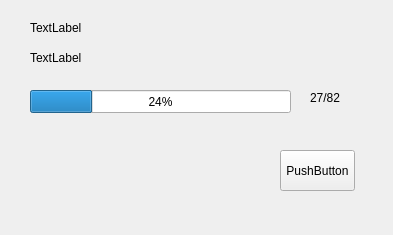
<?xml version="1.0" encoding="UTF-8"?>
<ui version="4.0">
 <class>Form</class>
 <widget class="QWidget" name="Form">
  <property name="geometry">
   <rect>
    <x>0</x>
    <y>0</y>
    <width>393</width>
    <height>235</height>
   </rect>
  </property>
  <property name="windowTitle">
   <string>Form</string>
  </property>
  <widget class="QLabel" name="label">
   <property name="geometry">
    <rect>
     <x>30</x>
     <y>20</y>
     <width>321</width>
     <height>16</height>
    </rect>
   </property>
   <property name="text">
    <string>TextLabel</string>
   </property>
  </widget>
  <widget class="QLabel" name="label_2">
   <property name="geometry">
    <rect>
     <x>30</x>
     <y>50</y>
     <width>321</width>
     <height>16</height>
    </rect>
   </property>
   <property name="text">
    <string>TextLabel</string>
   </property>
  </widget>
  <widget class="QLabel" name="label_3">
   <property name="geometry">
    <rect>
     <x>310</x>
     <y>90</y>
     <width>41</width>
     <height>16</height>
    </rect>
   </property>
   <property name="text">
    <string>27/82</string>
   </property>
  </widget>
  <widget class="QLabel" name="label_4">
   <property name="geometry">
    <rect>
     <x>140</x>
     <y>130</y>
     <width>71</width>
     <height>61</height>
    </rect>
   </property>
   <property name="text">
    <string/>
   </property>
   <property name="pixmap">
    <pixmap>img/down_arrow.jpg</pixmap>
   </property>
   <property name="scaledContents">
    <bool>true</bool>
   </property>
  </widget>
  <widget class="QProgressBar" name="progressBar">
   <property name="geometry">
    <rect>
     <x>30</x>
     <y>90</y>
     <width>261</width>
     <height>23</height>
    </rect>
   </property>
   <property name="value">
    <number>24</number>
   </property>
  </widget>
  <widget class="QPushButton" name="pushButton">
   <property name="geometry">
    <rect>
     <x>280</x>
     <y>150</y>
     <width>75</width>
     <height>41</height>
    </rect>
   </property>
   <property name="text">
    <string>PushButton</string>
   </property>
  </widget>
 </widget>
 <resources/>
 <connections/>
</ui>
